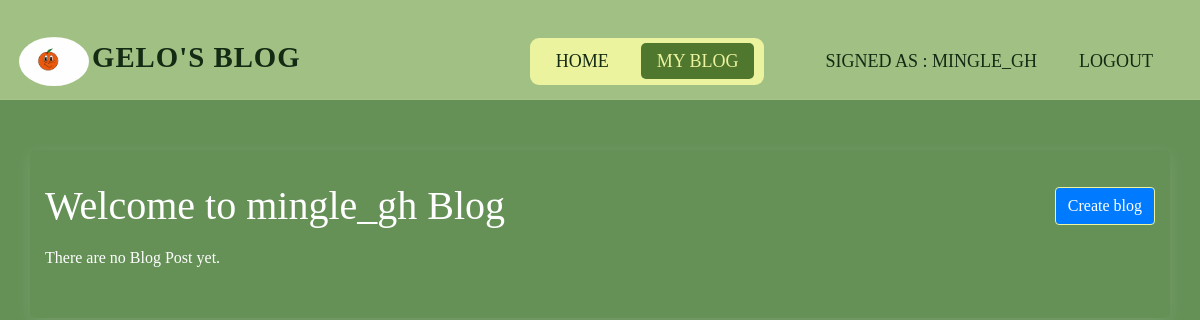
/blog (signed in), run on an earlier commit of the app's database.
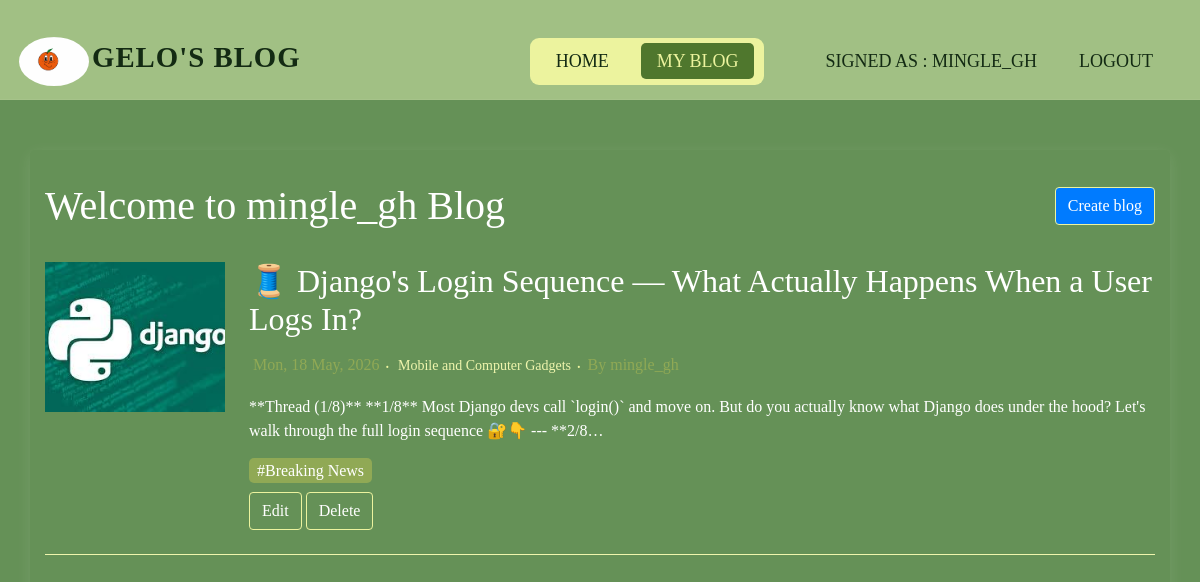
And on a later commit of the database.
### posts/models.py (models this page shows, shortened)
class Articles(models.Model):
    headline = models.CharField(max_length=200)
    content = models.TextField()
    published_date = models.DateTimeField(auto_now_add=True)
    category = models.ForeignKey(Categories, on_delete=models.SET_NULL, null=True, blank=True)
    tags = models.ManyToManyField(Tag, blank=True)
    featured_Image = models.ImageField(upload_to='image/', blank=True, null=True)
    reporter = models.ForeignKey(User, on_delete=models.CASCADE)

class Categories(models.Model):
    name = models.CharField(max_length=50, unique=True)
    created_on = models.DateTimeField(auto_now_add=True)

class Tag(models.Model):
    name = models.CharField(max_length=50, unique=True)
    created_on = models.DateTimeField(auto_now_add=True)
    modified_on = models.DateTimeField(auto_now=True)

### posts/views.py (the view)
# urls.py: path('blog', views.blogPost, name='blog'),
@login_required
def blogPost(request):
    blogsP = Articles.objects.filter(reporter=request.user)
    blogscount = blogsP.count()
    context = {
        'blogsP': blogsP,
        'blogscount': blogscount
    }
    return render(request, 'posts/blog.html', context)

### posts/templates/posts/blog.html
{% extends "posts/base.html" %}
{% load static %}
{% block content %}
<div class="container">
    <div class="topbar">
        <h1 class="title"> Welcome to {{user.username}} Blog </h1>
        <a class="btn btn-primary" href="{% url 'create' %}">Create blog</a>
    </div>
    {% if blogscount == 0%}
        <p> There are no Blog Post yet.</p>
        {% else %}
            <div class="">
                {% for blog  in blogsP reversed %}
                    <div class="article">
                        <div class="article-image">
                            {% if blog.featured_Image %}
                            <img src="{{blog.featured_Image.url}}" alt="{{blog.title}}">
                            {% endif %}
                        </div>
                        <div class="article-content">
                            <h2> {{blog.headline}} </h2>
                            <div class="article-dc d-flex align-items-center m-1">
                                <div class="article-date"> {{blog.published_date|date:"D, d M, Y"}}</div>
                                <i class="fa">.</i>
                                {% if blog.category %}
                                <p class="text-c"> {{blog.category.name}} </p>
                                {% endif %}
                                <i class="fa">.</i>
                                {% if blog.reporter %}
                                <p class="article-date">By {{blog.reporter}}</p>
                                {% endif %}
                            </div>
                            <p class=""> {{blog.content|truncatechars:200}}</p>
                            {% if blog.tags.all %}
                            <div class="tags">
                                {% for tag in blog.tags.all %}
                                    <span class="article-tag">#{{tag.name}}</span>
                                {% endfor %}
                            </div>
                            {% endif %}
                            <div class="article-buttons">
                                <a class="btn" href="{% url 'edit' blog.id %}">Edit</a>
                                <a class="btn" href="{% url 'delete' blog.id %}">Delete</a>
                            </div>
                        </div>
                    </div>
                {% endfor %}
        </div>
    {% endif %}
</div>
{% endblock %}

What changed in the data, as far as the page shows it:
added Articles: featured_Image (picture), headline "🧵 Django's Login Sequence — What Actually Happens When a User Logs In?", published_date "Mon, 18 May, 2026", category.name "Mobile and Computer Gadgets", reporter "mingle_gh", content "**Thread (1/8)** **1/8** Most Django devs call `login()` and move on. But do you actually know what Django does under the hood? Let's walk through the full login sequence 🔐👇 --- **2/8…"
now on this page (row unchanged): Tag: name "Breaking News"
Also different on the page:
text no longer shown: "There are no Blog Post yet."
